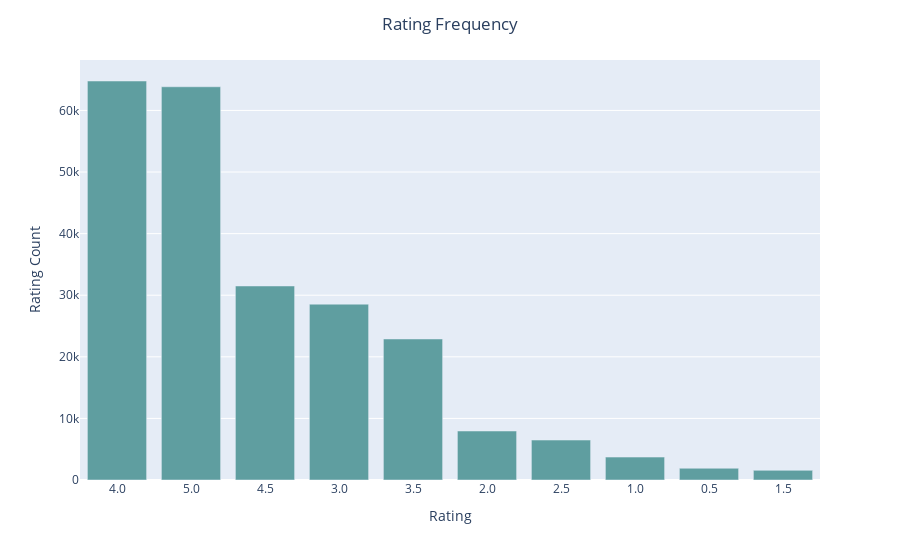

Notebook code for this chart:
### Code cell
#using plotly to plot the top featurescolor=
fig = px.bar(top_ratings, x="rating", y="rating_count")
fig.update_layout(title_text='Rating Frequency', title_x=0.5,
                  xaxis_title="Rating", yaxis_title="Rating Count")
fig.update_traces(marker_color = "#5F9EA0")
fig.show()

### Figure 1 — Plotly figure (JSON) as saved in the notebook; plotly's stock layout.template omitted (floating-point values rounded to 4 significant figures)
{"data": [{"alignmentgroup": "True", "hovertemplate": "rating=%{x}<br>rating_count=%{y}<extra></extra>", "legendgroup": "", "marker": {"color": "#5F9EA0", "pattern": {"shape": ""}}, "name": "", "offsetgroup": "", "orientation": "v", "showlegend": false, "textposition": "auto", "type": "bar", "x": ["4.0", "5.0", "4.5", "3.0", "3.5", "2.0", "2.5", "1.0", "0.5", "1.5"], "xaxis": "x", "y": [64781, 63845, 31502, 28550, 22895, 7955, 6488, 3721, 1908, 1568], "yaxis": "y"}], "layout": {"barmode": "relative", "legend": {"tracegroupgap": 0}, "margin": {"t": 60}, "title": {"text": "Rating Frequency", "x": 0.5}, "xaxis": {"anchor": "y", "domain": [0, 1], "title": {"text": "Rating"}}, "yaxis": {"anchor": "x", "domain": [0, 1], "title": {"text": "Rating Count"}}}}
